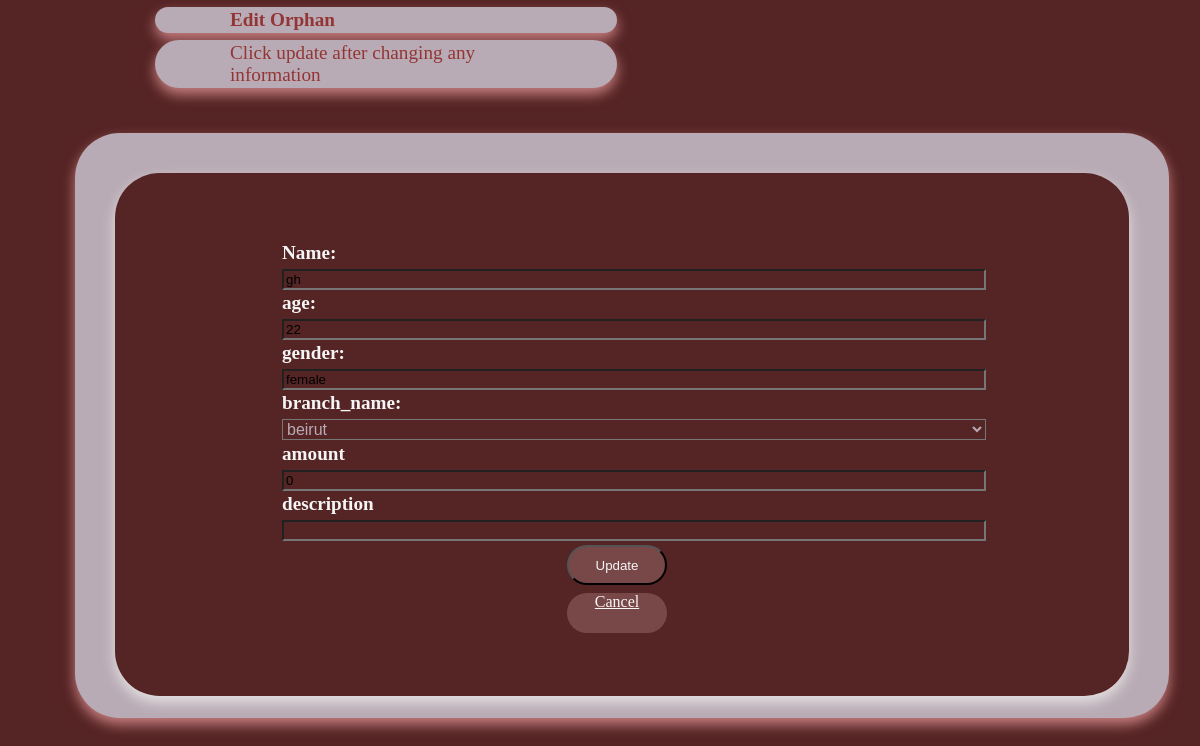
Screenshot of /adminPages/editorphan.php?idorphan=63 with the database file from the repository.
### tables this page shows
CREATE TABLE addorphan (
  idorphan int(50) NOT NULL,
  nameorphan varchar(50) NOT NULL,
  age int(50) NOT NULL,
  gender varchar(50) NOT NULL,
  amount int(255) NOT NULL,
  description text NOT NULL,
  locationID int(11) NOT NULL
);

### adminPages/editorphan.php (the view, shortened to what this page needs)
<?php
include "../connection.php";
$id = $_GET["idorphan"];
?>
<!DOCTYPE html>
<html lang="en">
<head>
  <link rel="stylesheet" href="./editorphan.css">
</head>
<body>
      <h3 class="her" >Edit Orphan</h3>
      <p class="her">Click update after changing any information</p>
    <div class="container">
      <form action=""method="post">
        <div class="all">
    <?php
    $sql = "SELECT * FROM `addorphan` WHERE `idorphan` =  $id";
    $result = mysqli_query($conn, $sql);
    $orph = mysqli_fetch_assoc($result);
    ?>
    <div class="row1">
      <form action="" method="post" style="width:50vw; min-width:300px;">
            <label class="lab">Name:</label>
            <input type="text" class="form-control" name="nameorphan" value="<?php echo $orph['nameorphan'] ?>">
          <label class="lab">age:</label>
          <input type="text" class="form-control" name="age" value="<?php echo $orph['age'] ?>">
          <label class="lab">gender:</label>
          <input type="to" class="form-control" name="gender" value="<?php echo $orph['gender'] ?>">
          <label class="lab">branch_name:</label>
          <select name="location" id="" class="form-control">
            <?php
              $loc  =$orph['locationID'];
              $sql = "SELECT *
              FROM location
              WHERE NOT locationid = $loc
               ";
              $result = mysqli_query($conn, $sql);
              while ($row= mysqli_fetch_array($result)) {
                echo "<option value=".$row['locationid'].">".$row['locationname']."</option>";
              }
            ?>
          </select>
        </div>
        <div class="row2">
          <label class="lab">amount</label>
          <input type="number" class="form-control" name="amount" value="<?php echo $orph['amount'] ?>">
          <label class="lab">description</label>
          <input type="text" class="form-control" name="description" value="<?php echo $orph['description'] ?>">
        </div>
        <div class="row4">
          <button type="submit" class="btn btn-success" name="submit">Update</button>
          <a href="profileAdmin.php" class="btn btn-danger">Cancel</a>
        </div>
      </form>
    </div>
</body>
</html>

### adminPages/editorphan.css (style rules this page uses)
* { background-color: #552424; }
body { margin: 0; padding:0; background-color: #552424; }
.her { color: #933535; margin: 7px 155px; padding: 2px 75px; width: 26%; font-size: larger; box-shadow: 0 0.4rem 0.8rem #c77f80; border-radius: 5.8rem; background-color: #b9abb5; }
.container { width: 82%; height: 475px; padding: 55px; margin: 45px 95px 35px 75px; backdrop-filter: blur(7px); box-shadow: 0 0.4rem 0.8rem #c77f80; border-radius: 2.8rem; overflow: hidden; background-color: #b9abb5; }
form { padding: 110px 160px 118px 184px; margin: -15px; background-color: #552424; box-shadow: 0 0.4rem 0.8rem #e4e1e1; border-radius: 2.8rem; }
div.row1, div.row2, div.row3 { margin: -117px -81px; padding: 59px; display: grid; }
div.row4 { margin: -118px 200px; padding: 59px; display: grid; }
.lab { font-size: larger; font-weight: bolder; color: whitesmoke; padding: 2px 0px 5px 0px }
select { font-size: medium; font-weight:lighter; color: #b9abb5; }
div.all { margin: 15px 5px -20px }
.btn { background-color: #784849; border-radius: 30px; text-align: center; color: whitesmoke; width: 100px; height: 40px; margin: 4px; }

### rows the page displays
addorphan: nameorphan "gh", age "22", gender "female", amount "0"

### other values shown
form field location "beirut"
